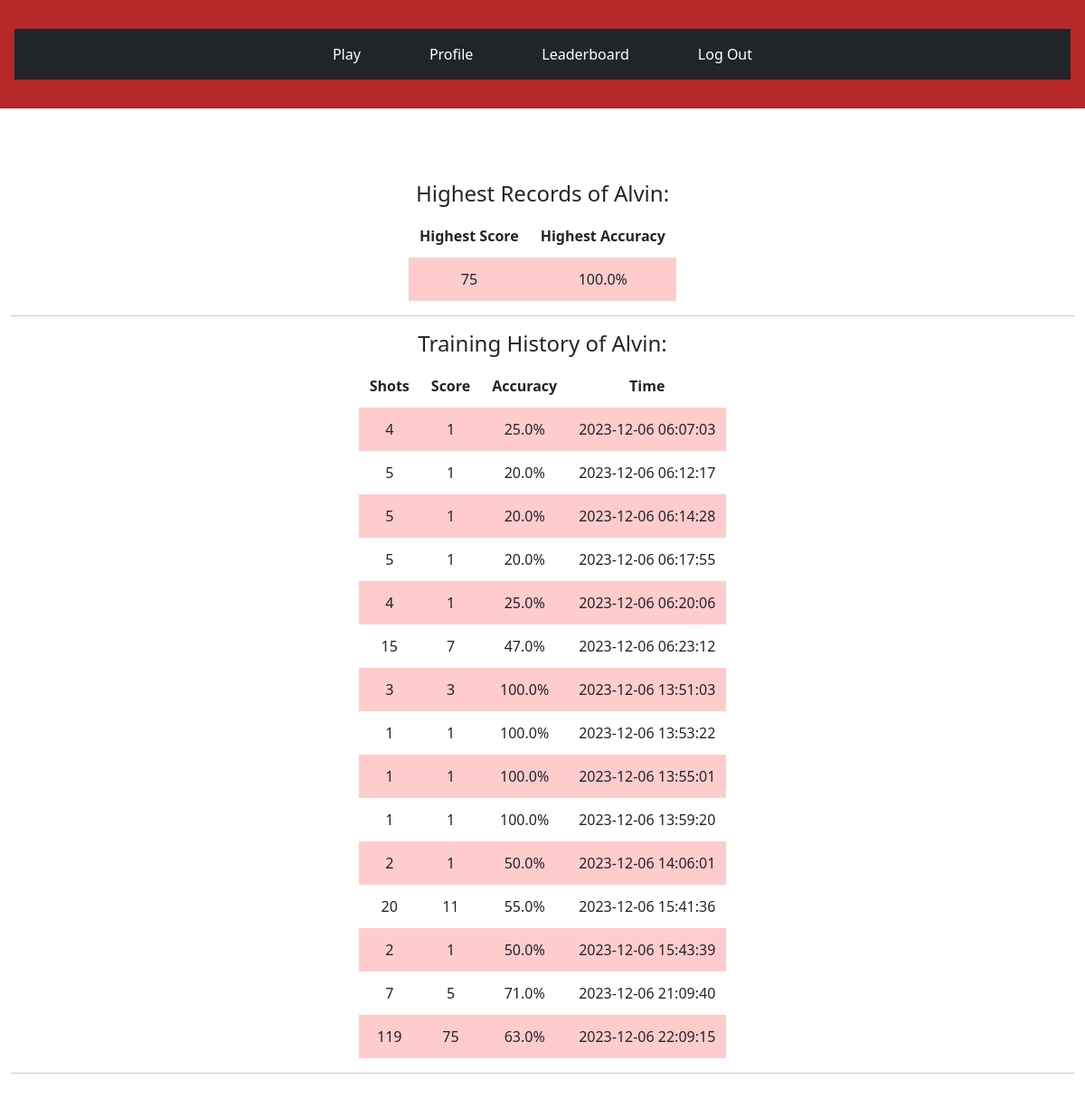
Screenshot of /profile (signed in) with the database file from the repository.
### tables this page shows
CREATE TABLE users (
id INTEGER PRIMARY KEY,
username TEXT,
hash TEXT, high_score INTEGER, high_accuracy REAL);

CREATE TABLE history (
    history_id INTEGER PRIMARY KEY,
    user_id INTEGER,
    shots INTEGER,
    score INTEGER,
    accuracy REAL,
    time DATETIME,
    FOREIGN KEY(user_id) REFERENCES users(id)
);

### app.py (the view)
@app.route("/profile")
@login_required
def profile():
    username = db.execute("SELECT username FROM users WHERE id = ?", session["user_id"])
    his = db.execute(
        "SELECT * FROM history WHERE user_id = ?", session["user_id"]
    )
    records = db.execute("SELECT high_score, high_accuracy FROM users WHERE id = ?", session["user_id"])
    if not his:
        his = [
            {
                "shots": "N/A",
                "score": "N/A",
                "accuracy": "N/A",
                "time": "N/A",
            }
        ]
        return render_template("profile.html", his=his, username=username[0], records=records)
    else:
        return render_template("profile.html", his=his, username=username[0], records=records)

### app.py (called while the page is built)
@app.after_request
def after_request(response):
    response.headers["Cache-Control"] = "no-cache, no-store, must-revalidate"
    response.headers["Expires"] = 0
    response.headers["Pragma"] = "no-cache"
    return response

### helpers.py (called while the page is built)
def login_required(f):
    @wraps(f)
    def decorated_function(*args, **kwargs):
        if session.get("user_id") is None:
            return redirect("/login")
        return f(*args, **kwargs)
    return decorated_function

### templates/profile.html (shortened to what this page needs)
{% extends "layout.html" %}
{% block main %}
    <h4>Highest Records of {{username.username}}:</h4>
        <table>
            <thead>
                <tr>
                    <th>Highest Score</th>
                    <th>Highest Accuracy</th>
                </tr>
            </thead>
            <tbody>
                {% for record in records %}
                    <tr>
                        <td>{{record.high_score}}</td>
                        <td>{{record.high_accuracy}}%</td>
                    </tr>
                {% endfor %}
            </tbody>
        </table>
    <hr>
    <h4>Training History of {{username.username}}:</h4>
        <table>
            <thead>
                <tr>
                    <th>Shots</th>
                    <th>Score</th>
                    <th>Accuracy</th>
                    <th>Time</th>
                </tr>
            </thead>
            <tbody>
                {% for hi in his %}
                    <tr>
                        <td>{{hi.shots}}</td>
                        <td>{{hi.score}}</td>
                        <td>{{hi.accuracy}}%</td>
                        <td>{{hi.time}}</td>
                    </tr>
                {% endfor %}
            </tbody>
        </table>
    <hr>
{% endblock %}

### templates/layout.html (shortened to what this page needs)
<!DOCTYPE html>
<html lang="en">
    <head>
        <link href="https://cdn.jsdelivr.net/npm/bootstrap@5.1.3/dist/css/bootstrap.min.css" rel="stylesheet">
        <link href="/static/main.css" rel="stylesheet">
    </head>
    <body>
        <div class="header">
            <nav class="navbar navbar-expand-lg navbar-dark bg-dark">
                <div class="container">
                    <div class="collapse navbar-collapse justify-content-center" id="navbarContent">
                        <ul class="navbar-nav">
                            {% if session["user_id"] %}
                            <li class="nav-item">
                                <a class="nav-link" href="/homepage">Play</a>
                            </li>
                            <li class="nav-item">
                                <a class="nav-link" href="/profile">Profile</a>
                            </li>
                            <li class="nav-item">
                                <a class="nav-link" href="/leaderboard">Leaderboard</a>
                            </li>
                            <li class="nav-item">
                                <a class="nav-link" href="/logout">Log Out</a>
                            </li>
                            {% endif %}
                        </ul>
                    </div>
                </div>
            </nav>
        </div>
        <main class="container-fluid py-5 text-center">
            {% block main %}{% endblock %}
        </main>
    </body>
</html>

### static/main.css (style rules this page uses)
body div { transform-style: preserve-3d; }
.container { display: flex; justify-content: center; }
.header { background-color: #B6282a; color: #fff; margin-bottom: 2rem; padding: 2rem 1rem; text-align: center; }
.navbar-nav > li { padding-left:30px; padding-right:30px; }
.nav-link { color: white !important; }
table { background-color: transparent; margin-bottom: 1rem; margin: 0 auto; display: table; }
table th, table td { padding: 0.75rem; vertical-align: middle; }
tbody tr:nth-of-type(odd) { background-color: #ffcccc }

### static/enemy.css (style rules this page uses)
* { margin: 0; padding: 0; }

### enemies/enemy.css (style rules this page uses)
* { margin: 0; padding: 0; }

### rows the page displays
users: username "Alvin", high_score "75", high_accuracy "100.0"
history: shots "4", score "1", accuracy "25.0", time "2023-12-06 06:07:03"
history: shots "5", score "1", accuracy "20.0", time "2023-12-06 06:12:17"
history: shots "5", score "1", accuracy "20.0", time "2023-12-06 06:14:28"
history: shots "5", score "1", accuracy "20.0", time "2023-12-06 06:17:55"
history: shots "4", score "1", accuracy "25.0", time "2023-12-06 06:20:06"
history: shots "15", score "7", accuracy "47.0", time "2023-12-06 06:23:12"
history: shots "3", score "3", accuracy "100.0", time "2023-12-06 13:51:03"
history: shots "1", score "1", accuracy "100.0", time "2023-12-06 13:53:22"
history: shots "1", score "1", accuracy "100.0", time "2023-12-06 13:55:01"
history: shots "1", score "1", accuracy "100.0", time "2023-12-06 13:59:20"
history: shots "2", score "1", accuracy "50.0", time "2023-12-06 14:06:01"
history: shots "20", score "11", accuracy "55.0", time "2023-12-06 15:41:36"
history: shots "2", score "1", accuracy "50.0", time "2023-12-06 15:43:39"
history: shots "7", score "5", accuracy "71.0", time "2023-12-06 21:09:40"
history: shots "119", score "75", accuracy "63.0", time "2023-12-06 22:09:15"
